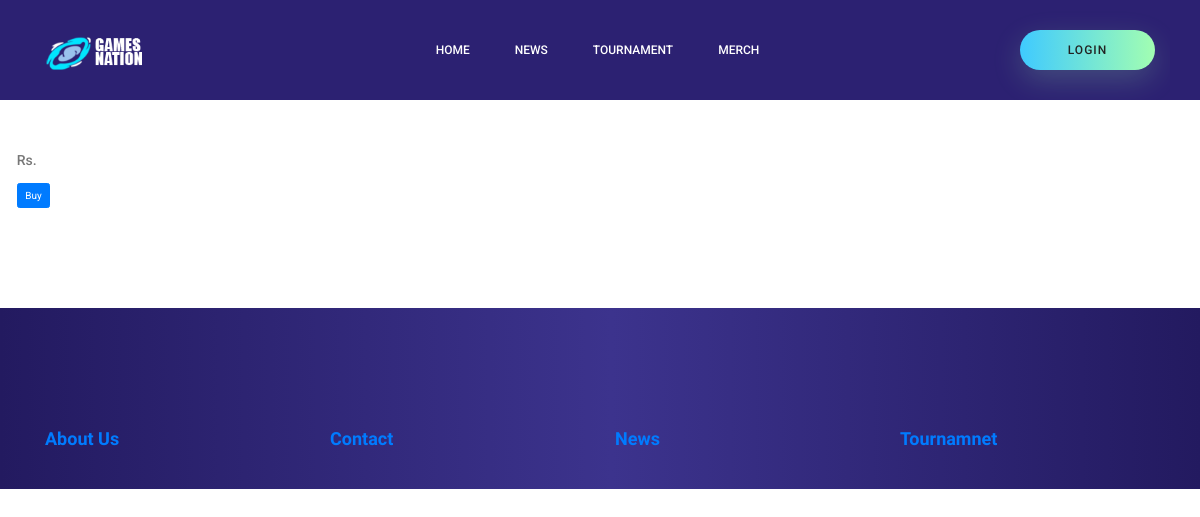
/merch/payment/prod3/, run on an earlier commit of the app's database.
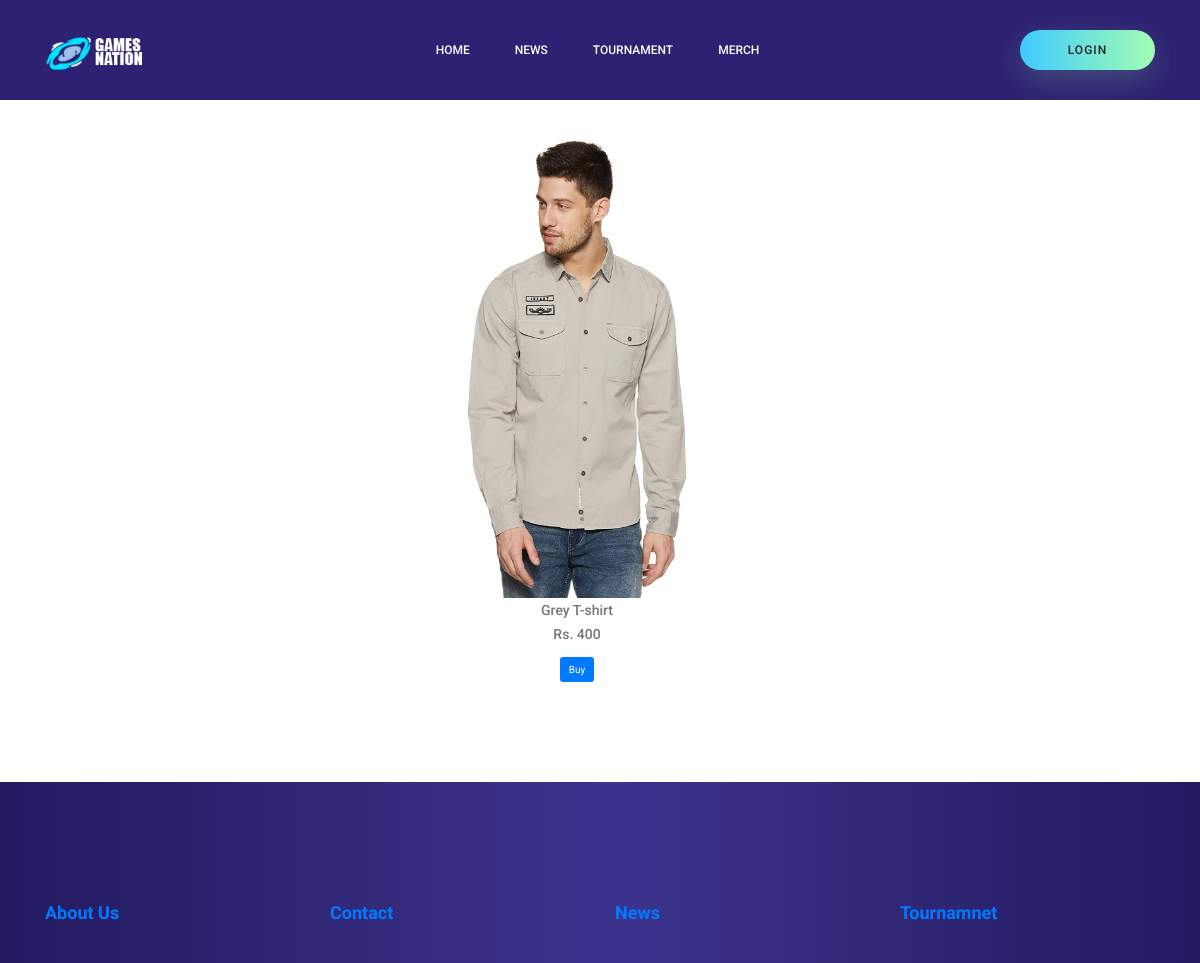
And on a later commit of the database.
### merch/models.py (models this page shows, shortened)
class Product(models.Model):
    name = models.CharField(max_length=50)
    price = models.IntegerField(default=0)
    category = models.ForeignKey(Category, on_delete=models.CASCADE, default=1)
    description = models.CharField(max_length=200, default='' , null=True , blank=True)
    image = models.ImageField(upload_to='images/')
    slug = models.CharField(max_length=200)
    def __str__(self):
                return 'This is ' +self.name

### merch/views.py (the view)
# urls.py: path('payment/<str:slug>/', views.payment, name='payment'),
def payment(request, slug):
    prod = Product.objects.filter(slug = slug).first()
    print(prod)
    context = {'prod': prod}
    return render(request , 'payment.html', context)

### merch/templates/merch/payment.html (shortened to what this page needs)
{% extends 'index.html' %}
{% load static %}
{% block content %}
<div class="row" style="margin-top:100px">
 <center>
            <div class="col-lg-4 col-md-8" style="margin-bottom:100px"  >
                <div class="blog_items">
                   <div class="blog_img_box">
                        <img class="img-fluid" src="{{prod.image.url}}" alt="">
                    </div>
                    <div class="blog_content">
                       <center> <a class="title" >{{prod.name}}</a></center>
                        <center><p>Rs. {{prod.price}}</p></center>
                        <a href="/merch/payment/{{merch.slug}}"><center><button type="button" class="btn btn-primary">Buy</button></center></a>
                    </div>
                </div>
            </div>
            </center>
        </div>
{% endblock content %}

What changed in the data, as far as the page shows it:
now on this page (row edited): Product: image (picture), name "Grey T-shirt", price "400"
